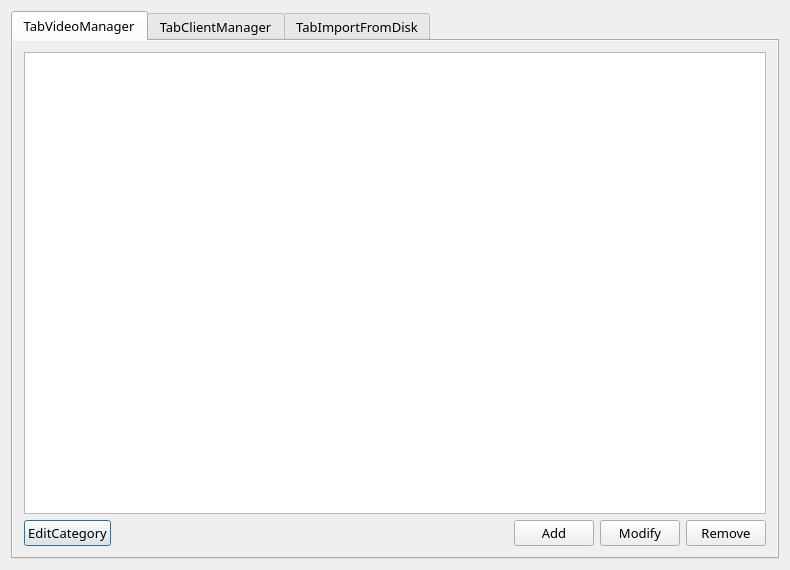
<?xml version="1.0" encoding="UTF-8"?>
<ui version="4.0">
 <class>ConfigTools</class>
 <widget class="QDialog" name="ConfigTools">
  <property name="enabled">
   <bool>true</bool>
  </property>
  <property name="geometry">
   <rect>
    <x>0</x>
    <y>0</y>
    <width>790</width>
    <height>570</height>
   </rect>
  </property>
  <property name="sizePolicy">
   <sizepolicy hsizetype="Preferred" vsizetype="Preferred">
    <horstretch>0</horstretch>
    <verstretch>0</verstretch>
   </sizepolicy>
  </property>
  <property name="font">
   <font>
    <family>微软雅黑</family>
    <pointsize>10</pointsize>
   </font>
  </property>
  <property name="windowTitle">
   <string>ConfigTools</string>
  </property>
  <property name="windowIcon">
   <iconset resource="../configtools.qrc">
    <normaloff>:/images/setting</normaloff>:/images/setting</iconset>
  </property>
  <property name="sizeGripEnabled">
   <bool>false</bool>
  </property>
  <layout class="QVBoxLayout" name="verticalLayout">
   <item>
    <widget class="QTabWidget" name="tabWidget">
     <property name="autoFillBackground">
      <bool>true</bool>
     </property>
     <property name="tabPosition">
      <enum>QTabWidget::North</enum>
     </property>
     <property name="tabShape">
      <enum>QTabWidget::Rounded</enum>
     </property>
     <property name="currentIndex">
      <number>0</number>
     </property>
     <property name="tabBarAutoHide">
      <bool>false</bool>
     </property>
     <widget class="QWidget" name="tab">
      <property name="autoFillBackground">
       <bool>true</bool>
      </property>
      <attribute name="icon">
       <iconset>
        <normalon>:/images/video</normalon>
       </iconset>
      </attribute>
      <attribute name="title">
       <string>TabVideoManager</string>
      </attribute>
      <layout class="QVBoxLayout" name="verticalLayout_2">
       <item>
        <widget class="QTableWidget" name="videoList">
         <property name="contextMenuPolicy">
          <enum>Qt::CustomContextMenu</enum>
         </property>
         <property name="editTriggers">
          <set>QAbstractItemView::NoEditTriggers</set>
         </property>
         <property name="selectionMode">
          <enum>QAbstractItemView::ExtendedSelection</enum>
         </property>
         <property name="selectionBehavior">
          <enum>QAbstractItemView::SelectRows</enum>
         </property>
         <property name="iconSize">
          <size>
           <width>0</width>
           <height>0</height>
          </size>
         </property>
         <property name="columnCount">
          <number>4</number>
         </property>
         <attribute name="horizontalHeaderVisible">
          <bool>false</bool>
         </attribute>
         <attribute name="horizontalHeaderCascadingSectionResizes">
          <bool>false</bool>
         </attribute>
         <attribute name="horizontalHeaderHighlightSections">
          <bool>false</bool>
         </attribute>
         <attribute name="horizontalHeaderStretchLastSection">
          <bool>true</bool>
         </attribute>
         <attribute name="verticalHeaderHighlightSections">
          <bool>false</bool>
         </attribute>
         <column/>
         <column/>
         <column/>
         <column/>
        </widget>
       </item>
       <item>
        <layout class="QHBoxLayout" name="horizontalLayout" stretch="0,0,0,0,0">
         <property name="spacing">
          <number>6</number>
         </property>
         <property name="leftMargin">
          <number>0</number>
         </property>
         <property name="rightMargin">
          <number>0</number>
         </property>
         <item>
          <widget class="QPushButton" name="editCategory">
           <property name="text">
            <string>EditCategory</string>
           </property>
          </widget>
         </item>
         <item>
          <spacer name="horizontalSpacer">
           <property name="orientation">
            <enum>Qt::Horizontal</enum>
           </property>
           <property name="sizeHint" stdset="0">
            <size>
             <width>40</width>
             <height>20</height>
            </size>
           </property>
          </spacer>
         </item>
         <item>
          <widget class="QPushButton" name="addVideo">
           <property name="sizePolicy">
            <sizepolicy hsizetype="Minimum" vsizetype="Minimum">
             <horstretch>0</horstretch>
             <verstretch>0</verstretch>
            </sizepolicy>
           </property>
           <property name="text">
            <string>Add</string>
           </property>
          </widget>
         </item>
         <item>
          <widget class="QPushButton" name="modifyVideo">
           <property name="text">
            <string>Modify</string>
           </property>
          </widget>
         </item>
         <item>
          <widget class="QPushButton" name="removeVideo">
           <property name="sizePolicy">
            <sizepolicy hsizetype="Minimum" vsizetype="Minimum">
             <horstretch>0</horstretch>
             <verstretch>0</verstretch>
            </sizepolicy>
           </property>
           <property name="text">
            <string>Remove</string>
           </property>
          </widget>
         </item>
        </layout>
       </item>
      </layout>
     </widget>
     <widget class="QWidget" name="tab_2">
      <property name="autoFillBackground">
       <bool>true</bool>
      </property>
      <attribute name="icon">
       <iconset resource="../configtools.qrc">
        <normaloff>:/images/client</normaloff>:/images/client</iconset>
      </attribute>
      <attribute name="title">
       <string>TabClientManager</string>
      </attribute>
      <layout class="QVBoxLayout" name="verticalLayout_3">
       <item>
        <widget class="QTableWidget" name="clientList">
         <property name="contextMenuPolicy">
          <enum>Qt::CustomContextMenu</enum>
         </property>
         <property name="editTriggers">
          <set>QAbstractItemView::NoEditTriggers</set>
         </property>
         <property name="selectionBehavior">
          <enum>QAbstractItemView::SelectRows</enum>
         </property>
         <property name="columnCount">
          <number>1</number>
         </property>
         <attribute name="horizontalHeaderHighlightSections">
          <bool>false</bool>
         </attribute>
         <attribute name="horizontalHeaderStretchLastSection">
          <bool>true</bool>
         </attribute>
         <attribute name="verticalHeaderHighlightSections">
          <bool>false</bool>
         </attribute>
         <column/>
        </widget>
       </item>
       <item>
        <layout class="QHBoxLayout" name="horizontalLayout_2">
         <item>
          <spacer name="horizontalSpacer_2">
           <property name="orientation">
            <enum>Qt::Horizontal</enum>
           </property>
           <property name="sizeHint" stdset="0">
            <size>
             <width>40</width>
             <height>20</height>
            </size>
           </property>
          </spacer>
         </item>
         <item>
          <widget class="QPushButton" name="addClient">
           <property name="sizePolicy">
            <sizepolicy hsizetype="Minimum" vsizetype="Minimum">
             <horstretch>0</horstretch>
             <verstretch>0</verstretch>
            </sizepolicy>
           </property>
           <property name="text">
            <string>Add</string>
           </property>
          </widget>
         </item>
         <item>
          <widget class="QPushButton" name="modifyClient">
           <property name="text">
            <string>Modify</string>
           </property>
          </widget>
         </item>
         <item>
          <widget class="QPushButton" name="removeClient">
           <property name="sizePolicy">
            <sizepolicy hsizetype="Minimum" vsizetype="Minimum">
             <horstretch>0</horstretch>
             <verstretch>0</verstretch>
            </sizepolicy>
           </property>
           <property name="text">
            <string>Remove</string>
           </property>
          </widget>
         </item>
        </layout>
       </item>
      </layout>
     </widget>
     <widget class="QWidget" name="tab_3">
      <property name="autoFillBackground">
       <bool>true</bool>
      </property>
      <attribute name="icon">
       <iconset resource="../configtools.qrc">
        <normaloff>:/images/udisk</normaloff>:/images/udisk</iconset>
      </attribute>
      <attribute name="title">
       <string>TabImportFromDisk</string>
      </attribute>
      <layout class="QVBoxLayout" name="verticalLayout_4">
       <item>
        <widget class="QTreeView" name="udiskFileTree">
         <property name="editTriggers">
          <set>QAbstractItemView::NoEditTriggers</set>
         </property>
        </widget>
       </item>
       <item>
        <layout class="QHBoxLayout" name="horizontalLayout_3">
         <item>
          <spacer name="horizontalSpacer_3">
           <property name="orientation">
            <enum>Qt::Horizontal</enum>
           </property>
           <property name="sizeHint" stdset="0">
            <size>
             <width>40</width>
             <height>20</height>
            </size>
           </property>
          </spacer>
         </item>
         <item>
          <widget class="QCheckBox" name="keepHierarchy">
           <property name="text">
            <string>KeepHierarchy</string>
           </property>
          </widget>
         </item>
         <item>
          <widget class="QPushButton" name="importFiles">
           <property name="text">
            <string>Import</string>
           </property>
          </widget>
         </item>
         <item>
          <widget class="QPushButton" name="reloadDisk">
           <property name="sizePolicy">
            <sizepolicy hsizetype="Minimum" vsizetype="Preferred">
             <horstretch>0</horstretch>
             <verstretch>0</verstretch>
            </sizepolicy>
           </property>
           <property name="minimumSize">
            <size>
             <width>50</width>
             <height>0</height>
            </size>
           </property>
           <property name="text">
            <string>Reload</string>
           </property>
          </widget>
         </item>
        </layout>
       </item>
      </layout>
     </widget>
    </widget>
   </item>
  </layout>
 </widget>
 <layoutdefault spacing="6" margin="11"/>
 <resources>
  <include location="../configtools.qrc"/>
 </resources>
 <connections/>
</ui>
